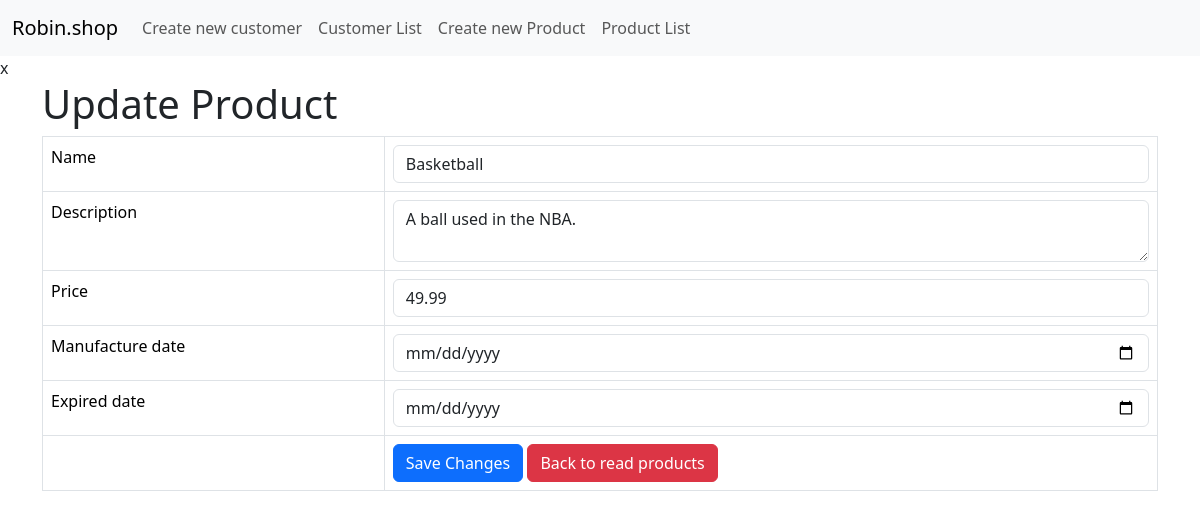
The page /product_update.php?id=1 on the database as committed earlier.
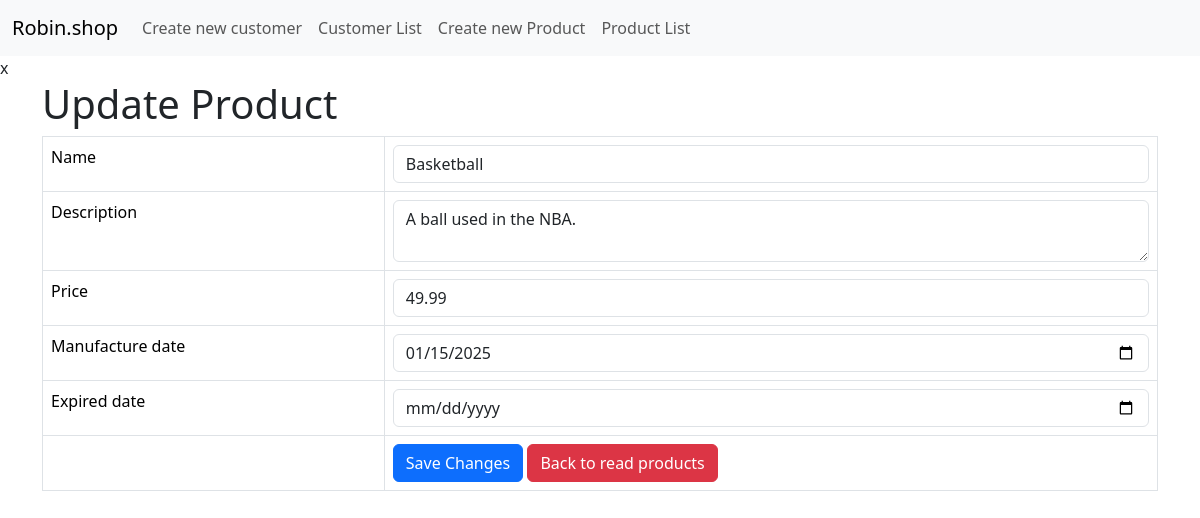
The same page on the database as committed later.
### tables this page shows
CREATE TABLE IF NOT EXISTS `products` (
  `id` int NOT NULL AUTO_INCREMENT,
  `name` varchar(128) NOT NULL,
  `description` text NOT NULL,
  `price` double NOT NULL,
  `promotion_price` double NOT NULL,
  `manufacture_date` date NOT NULL,
  `expired_date` date NOT NULL,
  `created` date DEFAULT NULL,
  PRIMARY KEY (`id`)
);

### product_update.php (the view, shortened to what this page needs)
<!DOCTYPE HTML>
<html>
<?php
include 'Menu.php';
?>x
<head>
    <link href="https://cdn.jsdelivr.net/npm/bootstrap@5.3.3/dist/css/bootstrap.min.css" rel="stylesheet">
</head>
<body>
    <div class="container">
        <div class="page-header">
            <h1>Update Product</h1>
        </div>
        <?php
        $id = isset($_GET['id']) ? $_GET['id'] : die('ERROR: Record ID not found.');
        include 'config/database.php';
        try {
            $query = "SELECT id, name, description, price, expired_date, manufacture_date FROM products WHERE id = ? LIMIT 0,1";
            $stmt = $con->prepare($query);
            $stmt->bindParam(1, $id);
            $stmt->execute();
            $row = $stmt->fetch(PDO::FETCH_ASSOC);
            $name = $row['name'];
            $description = $row['description'];
            $price = $row['price'];
            $manufacture_date = $row['manufacture_date'];
            $expired_date = $row['expired_date'];
        } catch (PDOException $exception) {
            die('ERROR: ' . $exception->getMessage());
        }
        ?>
        <form action="<?php echo htmlspecialchars($_SERVER["PHP_SELF"] . "?id={$id}"); ?>" method="post">
            <table class='table table-hover table-responsive table-bordered'>
                <tr>
                    <td>Name</td>
                    <td><input type='text' name='name' value="<?php echo $name;  ?>" class='form-control' /></td>
                </tr>
                <tr>
                    <td>Description</td>
                    <td><textarea name='description' class='form-control'><?php echo $description;  ?></textarea></td>
                </tr>
                <tr>
                    <td>Price</td>
                    <td><input type='text' name='price' value="<?php echo $price;  ?>" class='form-control' /></td>
                </tr>
                <tr>
                    <td>Manufacture date</td>
                    <td><input type='date' name='manufacture_date' value="<?php echo $manufacture_date;  ?>" class='form-control' /></td>
                </tr>
                <tr>
                    <td>Expired date</td>
                    <td><input type='date' name='expired_date' value="<?php echo $expired_date;  ?>" class='form-control' /></td>
                </tr>
                <tr>
                    <td></td>
                    <td>
                        <input type='submit' value='Save Changes' class='btn btn-primary' />
                        <a href='product_listing.php' class='btn btn-danger'>Back to read products</a>
                    </td>
                </tr>
            </table>
        </form>
    </div>
</body>
</html>

Rows that differ between the two databases and show on the page:
changed products "Basketball": manufacture_date (not shown) → "01/15/2025"
